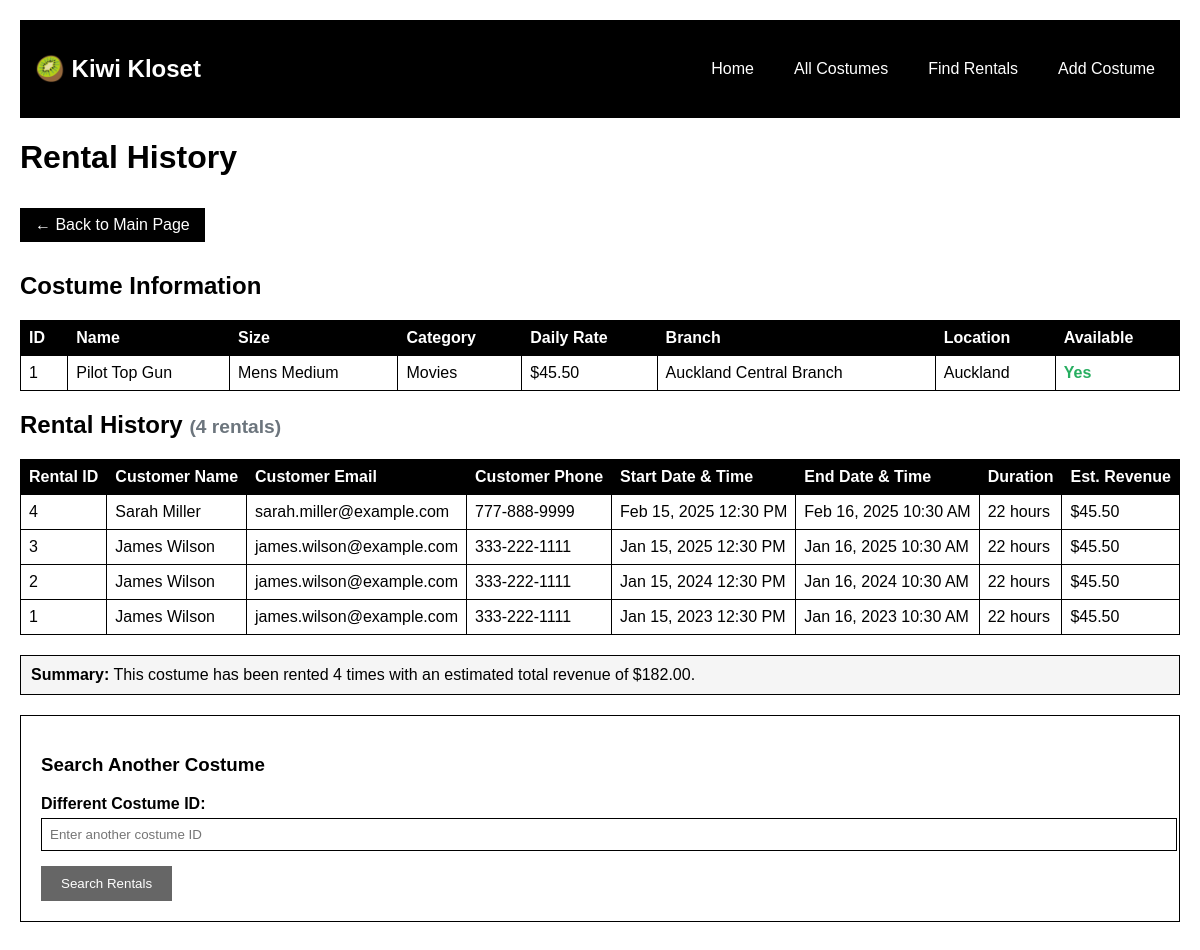
/rentals.php?costume_id=1, run on the app's committed database.
### tables this page shows
CREATE TABLE costumes (
    id INT PRIMARY KEY,
	is_available TINYINT(1) NOT NULL,
	branch_id INT NOT NULL,
	name VARCHAR(255) NOT NULL,
	size VARCHAR(255) NOT NULL,
	daily_rate DECIMAL(10, 2) NOT NULL,
	category VARCHAR(255) NOT NULL
);

CREATE TABLE branches (
	id INT PRIMARY KEY,
    name varchar(255) NOT NULL,
    location VARCHAR(255) NOT NULL,
	email VARCHAR(255) NOT NULL
);

CREATE TABLE rentals (
	id INT PRIMARY KEY,
	start_datetime DATETIME NOT NULL,
	end_datetime DATETIME NOT NULL,
	costume_id INT NOT NULL,
	customer_id INT NOT NULL
);

CREATE TABLE customers (
	id INT PRIMARY KEY,
    email VARCHAR(255),
    first_name VARCHAR(255) NOT NULL,
    last_name VARCHAR(255) NOT NULL,
    phone VARCHAR(20)
);

### db.php (called while the page is built, shortened)
<?php
function executeQuery($conn, $sql, $types = "", $params = []) {
    try {
        $stmt = $conn->prepare($sql);
        if (!empty($params) && !empty($types)) {
            $stmt->bind_param($types, ...$params);
        }
        if (!$stmt->execute()) {
            throw new Exception("Execute failed: " . $stmt->error);
        }
        $result = $stmt->get_result();
        return $result;
    } catch (Exception $e) {
        error_log("Query execution error: " . $e->getMessage());
        if (isset($stmt)) {
            $stmt->close();
        }
        return false;
    }
}
?>

### rentals.php (the view, shortened to what this page needs)
<?php
require_once 'db.php';
$costume_info = null;
$rentals = [];
$error_message = '';
if (isset($_GET['costume_id']) && !empty($_GET['costume_id'])) {
    $costume_id = filter_var($_GET['costume_id'], FILTER_VALIDATE_INT);
    if ($costume_id === false || $costume_id <= 0) {
        $error_message = 'Invalid costume ID provided. Please enter a valid positive number.';
    } else {
        $conn = getDBConnection();
        if (!$conn) {
            $error_message = 'Unable to connect to the database. Please check your connection settings.';
        } else {
            $costume_query = "
                SELECT c.id, c.name, c.size, c.category, c.daily_rate, c.is_available,
                       b.name AS branch_name, b.location AS branch_location
                FROM costumes c
                JOIN branches b ON c.branch_id = b.id
                WHERE c.id = ?
            ";
            $costume_result = executeQuery($conn, $costume_query, "i", [$costume_id]);
            if ($costume_result !== false && $costume_result->num_rows > 0) {
                $costume_info = $costume_result->fetch_assoc();
                $rental_query = "
                    SELECT r.id, r.start_datetime, r.end_datetime,
                           c_customer.first_name, c_customer.last_name, c_customer.email, c_customer.phone
                    FROM rentals r
                    JOIN customers c_customer ON r.customer_id = c_customer.id
                    WHERE r.costume_id = ?
                    ORDER BY r.start_datetime DESC
                ";
                $rental_result = executeQuery($conn, $rental_query, "i", [$costume_id]);
                if ($rental_result !== false) {
                    $rentals = $rental_result->fetch_all(MYSQLI_ASSOC);
                } else {
                    $error_message = 'Failed to retrieve rental information from the database.';
                }
            } else {
                $error_message = "No costume found with ID: $costume_id. Please check the costume ID and try again.";
            }
        }
    }
} else {
    $error_message = 'No costume ID provided. Please specify a costume ID to view its rental history.';
}
function formatDateTime($datetime) {
    return date('M j, Y g:i A', strtotime($datetime));
}
function calculateDuration($start, $end) {
    $start_time = strtotime($start);
    $end_time = strtotime($end);
    $duration_hours = round(($end_time - $start_time) / 3600, 1);
    if ($duration_hours >= 24) {
        $days = floor($duration_hours / 24);
        $hours = $duration_hours % 24;
        return $days . " day" . ($days > 1 ? "s" : "") . ($hours > 0 ? " " . $hours . "h" : "");
    } else {
        return $duration_hours . " hour" . ($duration_hours != 1 ? "s" : "");
    }
}
?>
<!DOCTYPE html>
<html lang="en">
<head>
    <link rel="stylesheet" href="style.css">
</head>
<body>
    <header class="header">
        <nav class="navbar">
            <div class="logo">
                <h1>🥝 Kiwi Kloset</h1>
            </div>
            <ul class="nav-links">
                <li><a href="index.php">Home</a></li>
                <li><a href="index.php#costumes">All Costumes</a></li>
                <li><a href="index.php#rentals-form">Find Rentals</a></li>
                <li><a href="index.php#add-costume-form">Add Costume</a></li>
            </ul>
        </nav>
    </header>
    <div class="container">
        <main class="main-content">
            <h1 class="page-title">Rental History</h1>
            <a href="index.php" class="back-link">← Back to Main Page</a>
            <?php if (!empty($error_message)): ?>
                <div class="alert alert-error">
                    <strong>Error:</strong> <?php echo htmlspecialchars($error_message); ?>
                </div>
                <div class="form-section">
                    <h3>Try Another Costume ID</h3>
                    <form method="GET" action="rentals.php">
                        <div class="form-group">
                            <label for="costume_id">Costume ID:</label>
                            <input type="number"
                                   id="costume_id"
                                   name="costume_id"
                                   placeholder="Enter costume ID"
                                   min="1"
                                   value="<?php echo htmlspecialchars($_GET['costume_id'] ?? ''); ?>"
                                   required>
                        </div>
                        <button type="submit" class="btn">Search Rentals</button>
                    </form>
                </div>
            <?php else: ?>
                <?php if ($costume_info): ?>
                    <div class="table-section">
                        <h2 class="section-title">Costume Information</h2>
                        <table>
                            <thead>
                                <tr>
                                    <th>ID</th>
                                    <th>Name</th>
                                    <th>Size</th>
                                    <th>Category</th>
                                    <th>Daily Rate</th>
                                    <th>Branch</th>
                                    <th>Location</th>
                                    <th>Available</th>
                                </tr>
                            </thead>
                            <tbody>
                                <tr>
                                    <td><?php echo htmlspecialchars($costume_info['id']); ?></td>
                                    <td><?php echo htmlspecialchars($costume_info['name']); ?></td>
                                    <td><?php echo htmlspecialchars($costume_info['size']); ?></td>
                                    <td><?php echo htmlspecialchars($costume_info['category']); ?></td>
                                    <td>$<?php echo number_format($costume_info['daily_rate'], 2); ?></td>
                                    <td><?php echo htmlspecialchars($costume_info['branch_name']); ?></td>
                                    <td><?php echo htmlspecialchars($costume_info['branch_location']); ?></td>
                                    <td>
                                        <span style="color: <?php echo $costume_info['is_available'] ? '#27ae60' : '#e74c3c'; ?>; font-weight: bold;">
                                            <?php echo $costume_info['is_available'] ? 'Yes' : 'No'; ?>
                                        </span>
                                    </td>
                                </tr>
                            </tbody>
                        </table>
                    </div>
                    <div class="table-section">
                        <h2 class="section-title">
                            Rental History
                            <?php if (!empty($rentals)): ?>
                                <span style="font-size: 0.8em; color: #6c757d;">(<?php echo count($rentals); ?> rental<?php echo count($rentals) !== 1 ? 's' : ''; ?>)</span>
                            <?php endif; ?>
                        </h2>
                        <?php if (!empty($rentals)): ?>
                            <table>
                                <thead>
                                    <tr>
                                        <th>Rental ID</th>
                                        <th>Customer Name</th>
                                        <th>Customer Email</th>
                                        <th>Customer Phone</th>
                                        <th>Start Date & Time</th>
                                        <th>End Date & Time</th>
                                        <th>Duration</th>
                                        <th>Est. Revenue</th>
                                    </tr>
                                </thead>
                                <tbody>
                                    <?php foreach ($rentals as $rental): ?>
                                        <?php
                                            $duration = calculateDuration($rental['start_datetime'], $rental['end_datetime']);
                                            $duration_hours = round((strtotime($rental['end_datetime']) - strtotime($rental['start_datetime'])) / 3600, 1);
                                            $days = ceil($duration_hours / 24);
                                            $estimated_revenue = $days * $costume_info['daily_rate'];
                                        ?>
                                        <tr>
                                            <td><?php echo htmlspecialchars($rental['id']); ?></td>
                                            <td><?php echo htmlspecialchars($rental['first_name'] . ' ' . $rental['last_name']); ?></td>
                                            <td><?php echo htmlspecialchars($rental['email']); ?></td>
                                            <td><?php echo htmlspecialchars($rental['phone']); ?></td>
                                            <td><?php echo formatDateTime($rental['start_datetime']); ?></td>
                                            <td><?php echo formatDateTime($rental['end_datetime']); ?></td>
                                            <td><?php echo $duration; ?></td>
                                            <td>$<?php echo number_format($estimated_revenue, 2); ?></td>
                                        </tr>
                                    <?php endforeach; ?>
                                </tbody>
                            </table>
                            <?php
                                $total_rentals = count($rentals);
                                $total_revenue = 0;
                                foreach ($rentals as $rental) {
                                    $duration_hours = round((strtotime($rental['end_datetime']) - strtotime($rental['start_datetime'])) / 3600, 1);
                                    $days = ceil($duration_hours / 24);
                                    $total_revenue += $days * $costume_info['daily_rate'];
                                }
                            ?>
                            <div class="alert alert-info" style="margin-top: 1rem;">
                                <strong>Summary:</strong>
                                This costume has been rented <?php echo $total_rentals; ?> time<?php echo $total_rentals !== 1 ? 's' : ''; ?>
                                with an estimated total revenue of $<?php echo number_format($total_revenue, 2); ?>.
                            </div>
                        <?php endif; ?>
                    </div>
                    <div class="form-section">
                        <h3>Search Another Costume</h3>
                        <form method="GET" action="rentals.php">
                            <div class="form-group">
                                <label for="new_costume_id">Different Costume ID:</label>
                                <input type="number"
                                       id="new_costume_id"
                                       name="costume_id"
                                       placeholder="Enter another costume ID"
                                       min="1"
                                       required>
                            </div>
                            <button type="submit" class="btn btn-secondary">Search Rentals</button>
                        </form>
                    </div>
                <?php endif; ?>
            <?php endif; ?>
        </main>
    </div>
</body>
</html>

### style.css (style rules this page uses)
body { font-family: Arial, sans-serif; margin: 0; padding: 20px; }
.header { background: black; color: white; padding: 15px; margin-bottom: 20px; }
.navbar { display: flex; justify-content: space-between; align-items: center; }
.nav-links { display: flex; list-style: none; gap: 20px; margin: 0; padding: 0; }
.nav-links a { color: white; text-decoration: none; padding: 5px 10px; }
table { width: 100%; border-collapse: collapse; margin: 20px 0; }
th, td { border: 1px solid black; padding: 8px; text-align: left; }
th { background: black; color: white; }
.form-section { border: 1px solid black; padding: 20px; margin: 20px 0; }
.form-group { margin-bottom: 15px; }
.form-group label { display: block; margin-bottom: 5px; font-weight: bold; }
.form-group input, .form-group select { width: 100%; padding: 8px; border: 1px solid black; }
.btn { background: black; color: white; padding: 10px 20px; border: none; cursor: pointer; text-decoration: none; display: inline-block; }
.btn-secondary { background: #666; }
.alert { padding: 10px; margin: 10px 0; border: 1px solid black; }
.alert-info { background: #f5f5f5; }
.back-link { background: black; color: white; padding: 8px 15px; text-decoration: none; display: inline-block; margin: 10px 0; }

### data on the page
costumes: id "1", name "Pilot Top Gun", size "Mens Medium", category "Movies", daily_rate "45.50", branch.name "Auckland Central Branch", branch.location "Auckland"
rentals: id "4", customer.last_name "Sarah Miller", customer.email "sarah.miller@example.com", customer.phone "777-888-9999", start_datetime "Feb 15, 2025 12:30 PM", end_datetime "Feb 16, 2025 10:30 AM", duration "22 hours", estimated_revenue "45.50"
rentals: id "3", customer.last_name "James Wilson", customer.email "james.wilson@example.com", customer.phone "333-222-1111", start_datetime "Jan 15, 2025 12:30 PM", end_datetime "Jan 16, 2025 10:30 AM", duration "22 hours", estimated_revenue "45.50"
rentals: id "2", customer.last_name "James Wilson", customer.email "james.wilson@example.com", customer.phone "333-222-1111", start_datetime "Jan 15, 2024 12:30 PM", end_datetime "Jan 16, 2024 10:30 AM", duration "22 hours", estimated_revenue "45.50"
rentals: id "1", customer.last_name "James Wilson", customer.email "james.wilson@example.com", customer.phone "333-222-1111", start_datetime "Jan 15, 2023 12:30 PM", end_datetime "Jan 16, 2023 10:30 AM", duration "22 hours", estimated_revenue "45.50"

### other printed values
count($rentals) "4"
$total_rentals "4"
$total_revenue "182.00"
